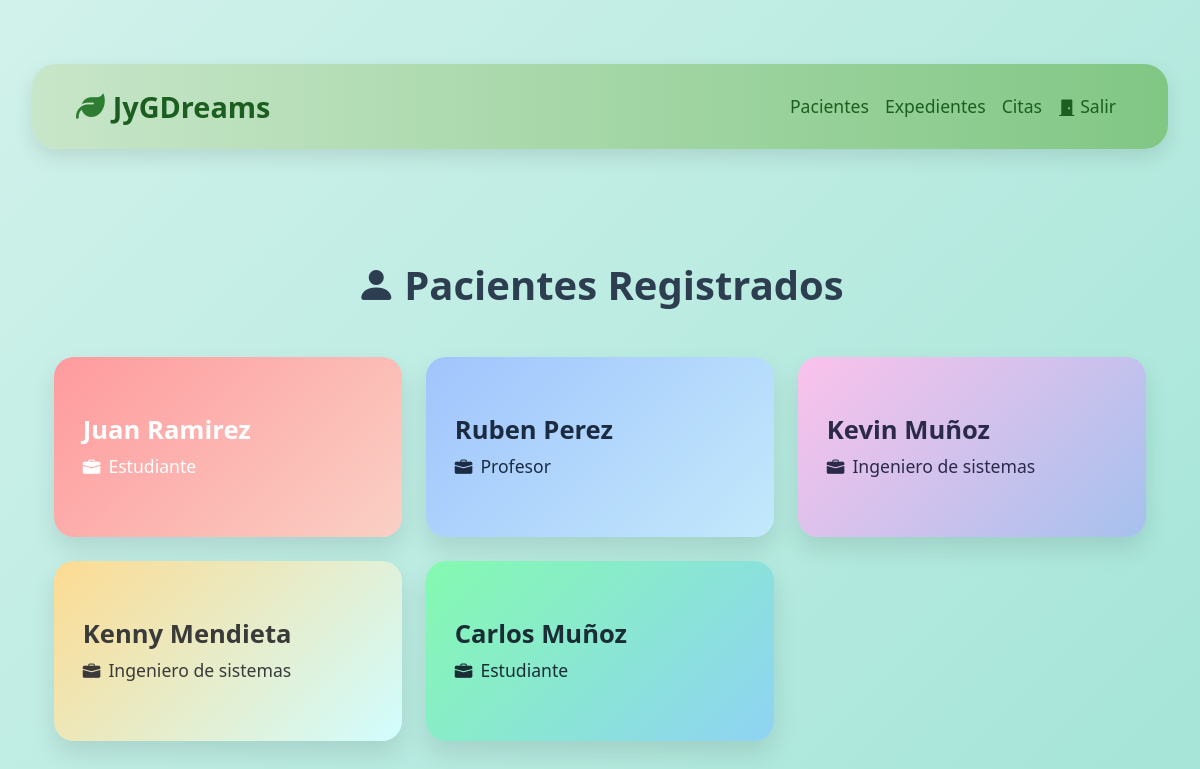
The page /cita_pacientes/ on the database its author committed.
### JyGDreams/models.py (models this page shows, shortened)
class Paciente(models.Model):
    nombre = models.CharField(max_length=100)
    apellido = models.CharField(max_length=100)
    fecha_nacimiento = models.DateField()
    ocupacion = models.CharField(max_length=100)
    correo = models.EmailField()
    telefono = models.CharField(max_length=15)
    direccion = models.TextField()

### JyGDreams/views.py (the view)
# urls.py: path('cita_pacientes/', views.cita_pacientes, name='cita_pacientes'),
def cita_pacientes(request):
    pacientes = Paciente.objects.all()
    return render(request, 'cards_patient.html', {'pacientes': pacientes})

### JyGDreams/templates/cards_patient.html
{% extends 'layout.html' %}
{% load static %}
{% block content %}
<link rel="stylesheet" href="{% static 'JYGDreams/cards_patient.css' %}">
<div class="container py-5">
  <h2 class="text-center mb-5 title"><i class="bi bi-person-fill me-2"></i>Pacientes Registrados</h2>
  <div class="row g-4">
    {% for paciente in pacientes %}
      {% cycle 'bg1' 'bg2' 'bg3' 'bg4' 'bg5' as color_class silent %}
      <div class="col-sm-12 col-md-6 col-lg-4 d-flex">
        <a href="{% url 'home_citas' paciente.id %}" class="card-link flex-fill">
          <div class="paciente-card {{ color_class }} h-100">
            <div class="card-body d-flex flex-column justify-content-center align-items-start">
              <h5 class="card-title mb-2">{{ paciente.nombre }} {{ paciente.apellido }}</h5>
              <p class="card-text"><i class="bi bi-briefcase-fill me-2"></i>{{ paciente.ocupacion }}</p>
            </div>
          </div>
        </a>
      </div>
    {% endfor %}
  </div>
</div>
{% endblock %}

### JyGDreams/static/JyGDreams/layout.css (style rules this page uses)
body { margin: 0; font-family: 'Segoe UI', sans-serif; background: #f1f8f5; }

### JyGDreams/static/JyGDreams/cards_patient.css (style rules this page uses)
.title { font-size: 2.5rem; font-weight: 800; color: #2c3e50; text-align: center; margin-bottom: 2rem; }
.card-link { text-decoration: none; color: inherit; display: block; height: 100%; transition: transform 0.3s ease; }
.paciente-card { border-radius: 20px; padding: 1.8rem; box-shadow: 0 12px 25px rgba(0, 0, 0, 0.1); transition: background 0.3s ease, box-shadow 0.3s ease; display: flex; flex-direction: column; justify-content: center; min-height: 180px; color: white; }
.card-title { font-size: 1.6rem; font-weight: 700; margin-bottom: 0.5rem; }
.card-text { font-size: 1.1rem; font-weight: 400; display: flex; align-items: center; }
:root { --emerald-green: #2ecc71; --emerald-dark: #27ae60; --emerald-light: #a3e4d7; }
body { background: linear-gradient(135deg, #d1f2eb, #a3e4d7); font-family: 'Segoe UI', Tahoma, Geneva, Verdana, sans-serif; min-height: 100vh; padding: 3rem 1rem; }
.bg1 { background: linear-gradient(135deg, #ff9a9e, #fad0c4); color: #fff; }
.bg2 { background: linear-gradient(135deg, #a1c4fd, #c2e9fb); color: #1b2c42; }
.bg3 { background: linear-gradient(135deg, #fbc2eb, #a6c1ee); color: #2c2a4a; }
.bg4 { background: linear-gradient(135deg, #fddb92, #d1fdff); color: #3a3a3a; }
.bg5 { background: linear-gradient(135deg, #84fab0, #8fd3f4); color: #1a2d35; }

### rows shown on the page
Paciente: nombre "Juan", apellido "Ramirez", ocupacion "Estudiante"
Paciente: nombre "Ruben", apellido "Perez", ocupacion "Profesor"
Paciente: nombre "Kevin", apellido "Muñoz", ocupacion "Ingeniero de sistemas"
Paciente: nombre "Kenny", apellido "Mendieta", ocupacion "Ingeniero de sistemas"
Paciente: nombre "Carlos", apellido "Muñoz", ocupacion "Estudiante"
